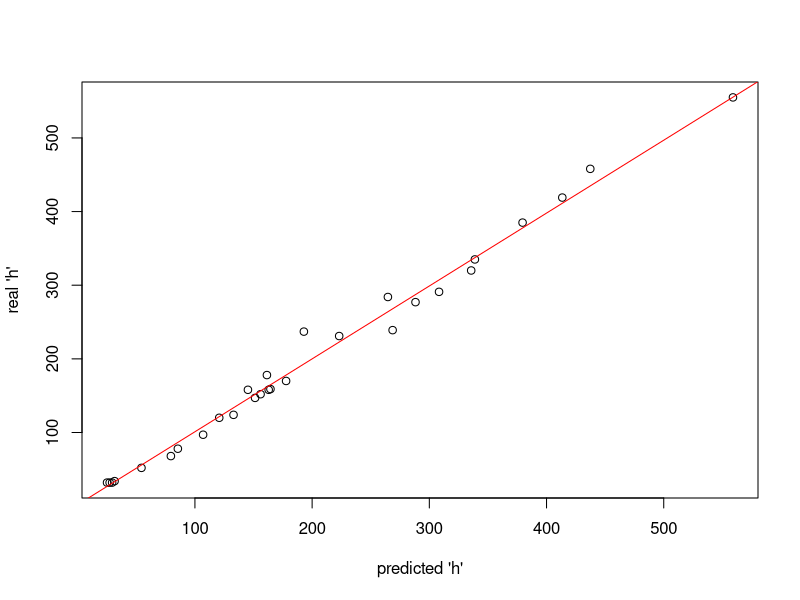

R code for this plot:
## ---- chunk 1
install.packages("earth")
## ---- chunk 2
setwd("C:/Book/Chapter4/Examples")
data <-read.csv(file="Ex4.6.csv",head=TRUE,sep=",")
data=data[c(1:29),c(1:6)];
## ---- chunk 3
library(earth)
mars1 <-earth(data$h~ ., data = data,degree=3)
print(mars1)
summary(mars1)

datax=data[c(1:29),c(1:5)];
prediction <- predict(mars1,datax)
prediction

plot(prediction,data$h,xlab="predicted 'h'",ylab="real 'h'")
best_line<-lm(prediction~data$h)
abline(best_line,col="red")
